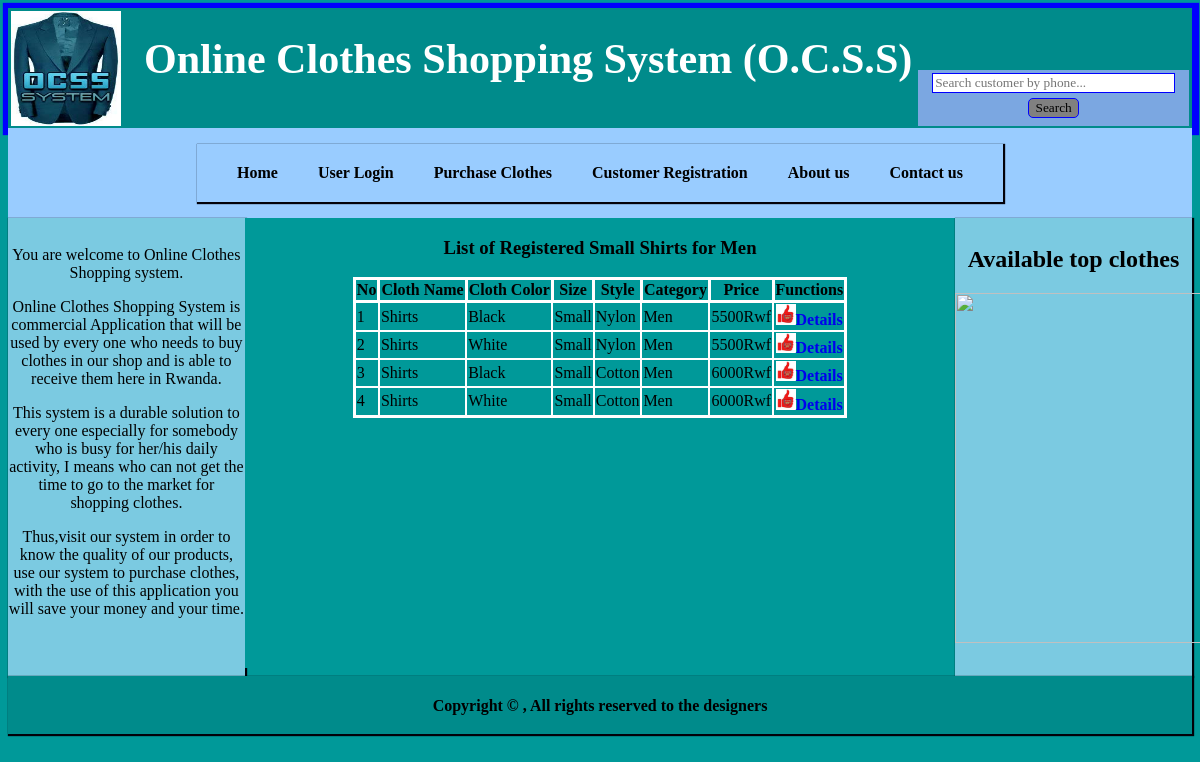
The app's page /men_shirts_small.php with its own data.
### tables this page shows
CREATE TABLE IF NOT EXISTS `cloth_in` (
  `id` int(11) NOT NULL AUTO_INCREMENT,
  `stock_code` varchar(10) NOT NULL,
  `name` varchar(20) NOT NULL,
  `color` varchar(20) DEFAULT NULL,
  `size` varchar(20) NOT NULL,
  `style` varchar(20) NOT NULL,
  `category` varchar(20) NOT NULL,
  `picture` varchar(20) NOT NULL,
  `quantity` int(11) NOT NULL,
  `price` int(11) NOT NULL,
  `total` int(11) NOT NULL,
  `post_price` int(11) NOT NULL,
  PRIMARY KEY (`id`),
  UNIQUE KEY `stock_code` (`stock_code`)
);

CREATE TABLE IF NOT EXISTS `type` (
  `id` int(11) NOT NULL AUTO_INCREMENT,
  `type_name` varchar(30) DEFAULT NULL,
  PRIMARY KEY (`id`)
);

CREATE TABLE IF NOT EXISTS `size` (
  `id` int(11) NOT NULL AUTO_INCREMENT,
  `size_name` varchar(20) NOT NULL,
  PRIMARY KEY (`id`)
);

### clothes_class.php (called while the page is built, shortened)
<?php
class Clothes {
    private $id;
    private $name;
    private $color;
    private $size;
    private $style;
    private $category;
    private $post_price;
    public function setId($id) {
        $this->id = $id;
    }
    public function getId() {
        return $this->id;
    }
    public function setName($name) {
        $this->name = $name;
    }
    public function getName() {
        return $this->name;
    }
    public function setColor($color) {
        $this->color = $color;
    }
    public function getColor() {
        return $this->color;
    }
    public function setSize($size) {
        $this->size = $size;
    }
    public function getSize() {
        return $this->size;
    }
    public function setStyle($style) {
        $this->style = $style;
    }
    public function getStyle() {
        return $this->style;
    }
    public function setCategory($category) {
        $this->category = $category;
    }
    public function getCategory() {
        return $this->category;
    }
    public function setPost_price($post_price) {
        $this->post_price = $post_price;
    }
    public function getPost_price() {
        return $this->post_price;
    }
public function menShirtsSmallView() {
        $query = sprintf("SELECT co.id, s.stock_code,t.type_name,co.color,z.size_name,co.style,co.category, co.picture, co.quantity,co.post_price,co.total FROM cloth_in co, size z, type t, stock s WHERE co.category='Men' and name='shirts'and size='small' and co.size=z.size_name and co.name=t.type_name and co.stock_code=s.stock_code");
        $result = mysql_query($query);
        $index = 0;
        while ($row = mysql_fetch_array($result)) {
            $clothe[$index] = new Clothes();
            $clothe[$index] -> setId($row['id']);
            $clothe[$index] ->setStock_code($row['stock_code']);
            $clothe[$index] ->setName($row['type_name']);
            $clothe[$index] ->setColor($row['color']);
            $clothe[$index] ->setSize($row['size_name']);
            $clothe[$index] ->setStyle($row['style']);
            $clothe[$index] ->setCategory($row['category']);
            $clothe[$index] ->setPicture($row['picture']);
            $clothe[$index] -> setQuantity($row['quantity']);
            $clothe[$index] -> setPost_price($row['post_price']);
            $clothe[$index] -> setTotal($row['total']);
            $index ++;
        }
        return $clothe;
    }
}
?>

### men_shirts_small.php (the view, shortened to what this page needs)
<html>
<head>
<link rel="stylesheet" type="text/css" href="style.css">
</head>
<body>
    <?php
    include "header.php";
    include "menus.php";
    include "left.php";
    ?>
<div id="body">
            <h3 style = 'float: center; font-family: georgia'>List of Registered Small  Shirts for Men</h3>
            <?php
          include 'clothes_class.php';
          $clothe = new Clothes();
          $clothe = $clothe ->menShirtsSmallView();
            ?>
            <table border ="1" align ="center" style="border-collapse: collapse;border: 3px solid white">
                <tr>
                    <th style="border: 3px solid white">No</th>
                    <th style="border: 3px solid white">Cloth Name</th>
                    <th style="border: 3px solid white">Cloth Color</th>
                    <th style="border: 3px solid white">Size</th>
                    <th style="border: 3px solid white">Style</th>
                    <th style="border: 3px solid white">Category</th>
                    <th style="border: 3px solid white">Price</th>
                    <th style="border: 3px solid white">Functions</th>
                </tr>
                <?php
                $count=1;
                foreach ($clothe as $clothe) {
                ?>
                <tr>
                    <td style="border: 2px solid white"><?php echo $count; ?></td>
                    <td style="border: 2px solid white"><?php echo $clothe ->getName(); ?></td>
                    <td style="border: 2px solid white"><?php echo $clothe ->getColor(); ?></td>
                    <td style="border: 2px solid white"><?php echo $clothe ->getSize(); ?></td>
                    <td style="border: 2px solid white"><?php echo $clothe ->getStyle(); ?></td>
                    <td style="border: 2px solid white"><?php echo $clothe ->getCategory(); ?></td>
                    <td style="border: 2px solid white"><?php echo $clothe ->getPost_price(); ?>Rwf</td>
                    <td style="border: 2px solid white;text-align: center">
                       <a href ="cloth_view.php?id=<?php echo $clothe ->getId(); ?>"><img src="gunners.jpg" width="20">Details</a>
                    </td>
                </tr>
                <?php
                $count ++;
                }
                ?>
            </table>
</div>
<?php
include "right.php";
include "footer.php";
?>
</body>
</html>

### style.css (style rules this page uses)
body { background-color: #009999; }
#body { background-color: #009999; width: 60%; height: 450px; text-align: center; float: left; overflow: auto; }
th,td { font-family: georgia; }
a { font-family: georgia; text-decoration: none; font-weight: bold; }

### records on screen
cloth_in: type.type_name "Shirts", color "Black", size.size_name "Small", style "Nylon", category "Men", post_price "5500"
cloth_in: type.type_name "Shirts", color "White", size.size_name "Small", style "Nylon", category "Men", post_price "5500"
cloth_in: type.type_name "Shirts", color "Black", size.size_name "Small", style "Cotton", category "Men", post_price "6000"
cloth_in: type.type_name "Shirts", color "White", size.size_name "Small", style "Cotton", category "Men", post_price "6000"
